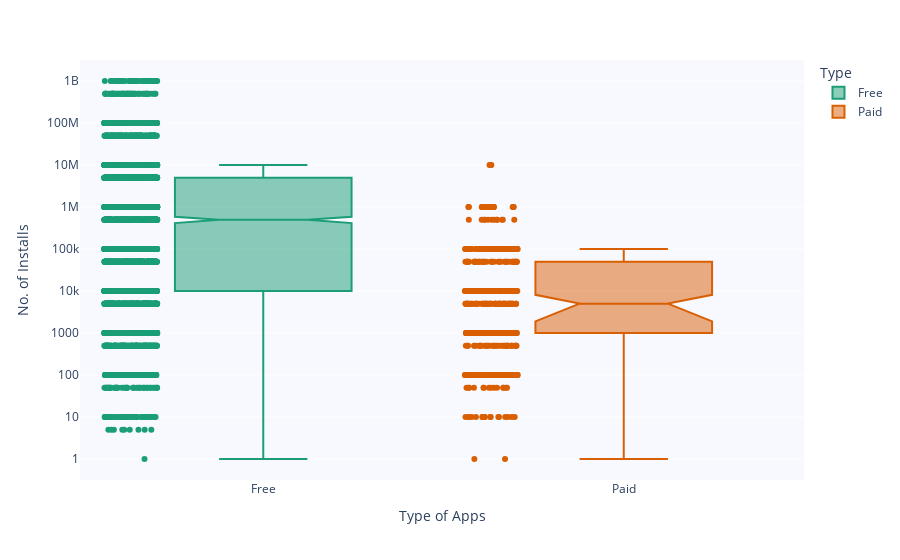

Source (notebook cell):
### Code cell
# Setting up the coordinates:
DATA_FRAME = clean_apps_df
X_COR = "Type"
Y_COR = "Installs"

# Setting up labels:
X_LABEL = "Type of Apps"
Y_LABEL = "No. of Installs"

# Plotting the graph
box = px.box(
    data_frame=DATA_FRAME,
    x=X_COR,
    y=Y_COR,
    color="Type",
    points="all",
    notched=True,
    color_discrete_sequence=px.colors.qualitative.Dark2,
)


# Updating layout
box.update_layout(
    xaxis_title=X_LABEL,
    yaxis_title=Y_LABEL,
    plot_bgcolor="ghostwhite",
    xaxis=dict(categoryorder="total descending"),
    yaxis=dict(type="log"),
)

box.show()

### Figure 1 — Plotly figure (JSON) as saved in the notebook; plotly's stock layout.template omitted (floating-point values rounded to 4 significant figures; data arrays with more than 128 entries replaced by an {"elided": "..."} marker saying what was removed)
{"data": [{"alignmentgroup": "True", "boxpoints": "all", "hovertemplate": "Type=%{x}<br>Installs=%{y}<extra></extra>", "legendgroup": "Free", "marker": {"color": "rgb(27,158,119)"}, "name": "Free", "notched": true, "offsetgroup": "Free", "orientation": "v", "showlegend": true, "type": "box", "x": {"elided": "8278 str values"}, "x0": " ", "xaxis": "x", "y": {"elided": "8278 int values"}, "y0": " ", "yaxis": "y"}, {"alignmentgroup": "True", "boxpoints": "all", "hovertemplate": "Type=%{x}<br>Installs=%{y}<extra></extra>", "legendgroup": "Paid", "marker": {"color": "rgb(217,95,2)"}, "name": "Paid", "notched": true, "offsetgroup": "Paid", "orientation": "v", "showlegend": true, "type": "box", "x": {"elided": "613 str values"}, "x0": " ", "xaxis": "x", "y": {"elided": "613 int values"}, "y0": " ", "yaxis": "y"}], "layout": {"boxmode": "overlay", "legend": {"title": {"text": "Type"}, "tracegroupgap": 0}, "margin": {"t": 60}, "plot_bgcolor": "ghostwhite", "xaxis": {"anchor": "y", "categoryarray": ["Free", "Paid"], "categoryorder": "total descending", "domain": [0, 1], "title": {"text": "Type of Apps"}}, "yaxis": {"anchor": "x", "domain": [0, 1], "title": {"text": "No. of Installs"}, "type": "log"}}}
